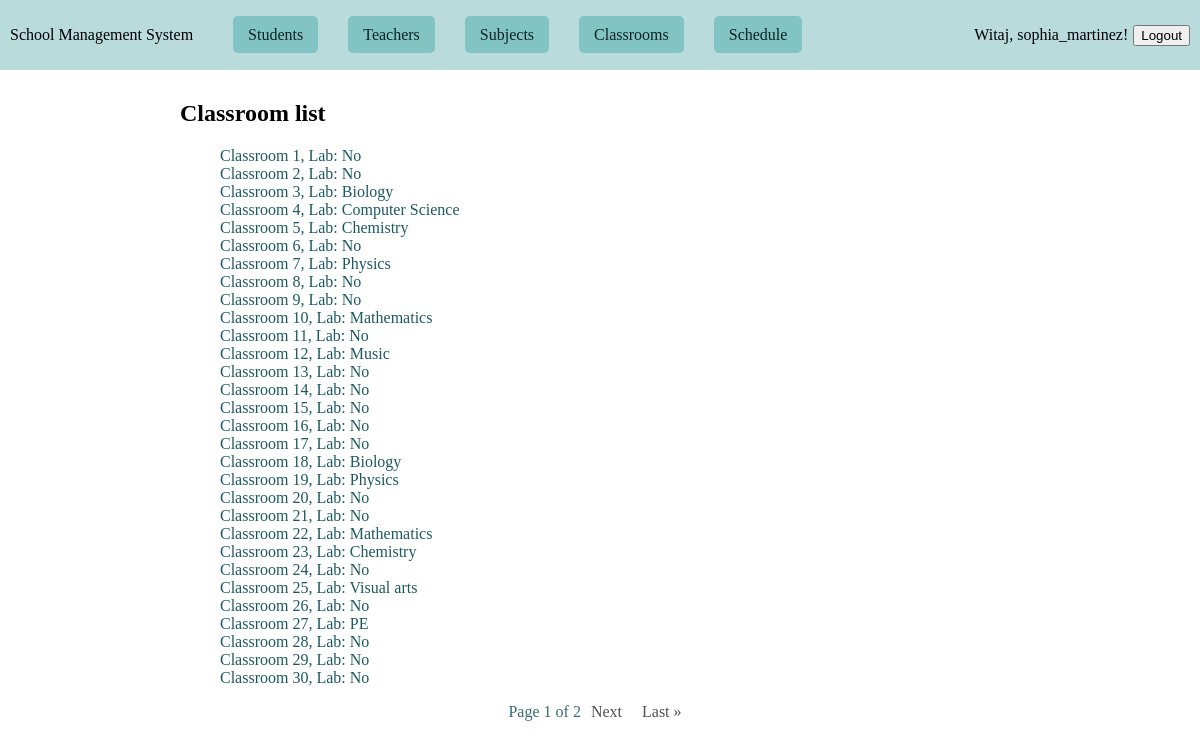
Page /teacher/classrooms/ (signed in) on the committed database.
### schooldata/models.py (models this page shows)
class ClassRoom(models.Model):
    room_number = models.IntegerField(primary_key=True,null=False, blank=False, unique=True)
    seats = models.IntegerField(null=False, blank=False)
    beamer = models.BooleanField(default=False)
    lab = models.IntegerField(choices=LAB, default=0)
    class Meta:
        ordering = ['room_number']
        constraints = [
            CheckConstraint(check=Q(seats__gt=0), name='seats_gt_zero'),
        ]
        indexes = [
            Index(fields=['room_number']),
        ]
    def __str__(self):
        lab_name = dict(LAB).get(self.lab)
        return f"Classroom {self.room_number}, Lab: {lab_name}"

### teacher/views.py (the view)
# urls.py: path("classrooms/", ClassroomListView.as_view(), name="classrooms"),
class ClassroomListView(PermissionRequiredMixin,ListView):
    model = ClassRoom
    template_name = "teacher/classroom_list.html"
    context_object_name = "classrooms"
    paginate_by = 30
    permission_required = "schooldata.view_classroom"  # Poprawna nazwa uprawnienia
    login_url = "/login/"
    redirect_field_name = "next"

### teacher/templates/teacher/classroom_list.html (shortened to what this page needs)
{% extends 'schooldata/base.html' %}
{% block content %}
  <div class="content">
      <h2>Classroom list</h2>
        <ul class="detail-list">
          {% for classroom in classrooms %}
              <li><a href="{% url 'classroom-details' classroom.room_number %}">{{classroom}}</a></li>
          {% endfor %}
        </ul>
      {% if is_paginated %}
          <div class="pagination">
              <span>Page {{ page_obj.number }} of {{ page_obj.paginator.num_pages }}</span>
              {% if page_obj.has_next %}
                  <a href="?page={{ page_obj.next_page_number }}">Next</a>
                  <a href="?page={{ page_obj.paginator.num_pages }}">Last &raquo;</a>
              {% endif %}
          </div>
      {% endif %}
  </div>
{% endblock %}

### schooldata/templates/schooldata/base.html (shortened to what this page needs)
{% load static %}
<!DOCTYPE html>
<html lang="en">
<head>
    <link rel="stylesheet" href="{% static 'styles.css' %}">
</head>
<body>
    <navbar class="navbar">
        <div class="header-title">
            <p>School Management System</p>
            <ul>
                <li><a href="{% url 'students' %}" class="nav-link">Students</a></li>
                <li><a href="{% url 'teachers' %}" class="nav-link">Teachers</a> </li>
                <li><a href="{% url 'subjects' %}" class="nav-link">Subjects</a></li>
                {% if "Teacher" in request.user.groups.all|join:", " %}
                    <li><a href="{% url 'classrooms' %}" class="nav-link">Classrooms</a></li>
                {% endif %}
                {% if "Teacher" in request.user.groups.all|join:", " %}
                    <li><a href="{% url 'schedule' %}" class="nav-link">Schedule</a></li>
                {% endif %}
            </ul>
        </div>
        <div class="login-logout">
            {% if user.is_authenticated %}
            <p>Witaj, {{ user.username }}!</p>
            <form id="logout-form" method="post" action="{% url 'logout' %}">
                <button type="submit" class="btn btn-danger">Logout</button>
            </form>
            {% else %}
            <p>Nie jesteś zalogowany.</p>
            <form id="login-form" method="get" action="{% url 'login' %}">
                {% csrf_token %}
                <button type="submit" class="btn btn-danger">Login</button>
            </form>
            {% endif %}
        </div>
    </navbar>
{% block content %} {% endblock %}
</body>
</html>

### schooldata/static/styles.css (style rules this page uses)
body { margin: 0; }
.navbar { display: flex; flex-direction: row; background-color: #b9dbdc; padding: 10px; margin-bottom: 30px; justify-content: space-between; }
.header-title { display: flex; flex-direction: row; }
.login-logout { align-self: center; justify-self: center; display: flex; flex-direction: row; align-items: center; }
.login-logout p { margin-right: 5px; }
.navbar ul { display: flex; flex-direction: row; }
.navbar ul li { margin-right: 10px; list-style: none; }
.navbar ul li a { margin-right: 20px; text-decoration: none; text-effect: none; color: #0b2323; padding: 10px 15px; background-color: #82c3c3; border-radius: 5px; }
.content { width: 70%; margin: auto; margin-bottom: 100px; }
.detail-list li { list-style: none; }
.detail-list li a { text-decoration: none; text-effect: none; color: #1c5961; }
.pagination { margin: auto; display: flex; flex-direction: row; justify-content: center; }
.pagination a { text-decoration: none; margin: 0 10px; color: #515151; }
.pagination span { color: #376c73; }

### rows in the picture
ClassRoom: lab+room_number "Classroom 1, Lab: No"
ClassRoom: lab+room_number "Classroom 2, Lab: No"
ClassRoom: lab+room_number "Classroom 3, Lab: Biology"
ClassRoom: lab+room_number "Classroom 4, Lab: Computer Science"
ClassRoom: lab+room_number "Classroom 5, Lab: Chemistry"
ClassRoom: lab+room_number "Classroom 6, Lab: No"
ClassRoom: lab+room_number "Classroom 7, Lab: Physics"
ClassRoom: lab+room_number "Classroom 8, Lab: No"
ClassRoom: lab+room_number "Classroom 9, Lab: No"
ClassRoom: lab+room_number "Classroom 10, Lab: Mathematics"
ClassRoom: lab+room_number "Classroom 11, Lab: No"
ClassRoom: lab+room_number "Classroom 12, Lab: Music"
ClassRoom: lab+room_number "Classroom 13, Lab: No"
ClassRoom: lab+room_number "Classroom 14, Lab: No"
ClassRoom: lab+room_number "Classroom 15, Lab: No"
ClassRoom: lab+room_number "Classroom 16, Lab: No"
ClassRoom: lab+room_number "Classroom 17, Lab: No"
ClassRoom: lab+room_number "Classroom 18, Lab: Biology"
ClassRoom: lab+room_number "Classroom 19, Lab: Physics"
ClassRoom: lab+room_number "Classroom 20, Lab: No"
ClassRoom: lab+room_number "Classroom 21, Lab: No"
ClassRoom: lab+room_number "Classroom 22, Lab: Mathematics"
ClassRoom: lab+room_number "Classroom 23, Lab: Chemistry"
ClassRoom: lab+room_number "Classroom 24, Lab: No"
ClassRoom: lab+room_number "Classroom 25, Lab: Visual arts"
ClassRoom: lab+room_number "Classroom 26, Lab: No"
ClassRoom: lab+room_number "Classroom 27, Lab: PE"
ClassRoom: lab+room_number "Classroom 28, Lab: No"
ClassRoom: lab+room_number "Classroom 29, Lab: No"
ClassRoom: lab+room_number "Classroom 30, Lab: No"

### other values in the picture
{{ user.username }} "sophia_martinez"
{{ page_obj.number }} "1"
{{ page_obj.paginator.num_pages }} "2"
